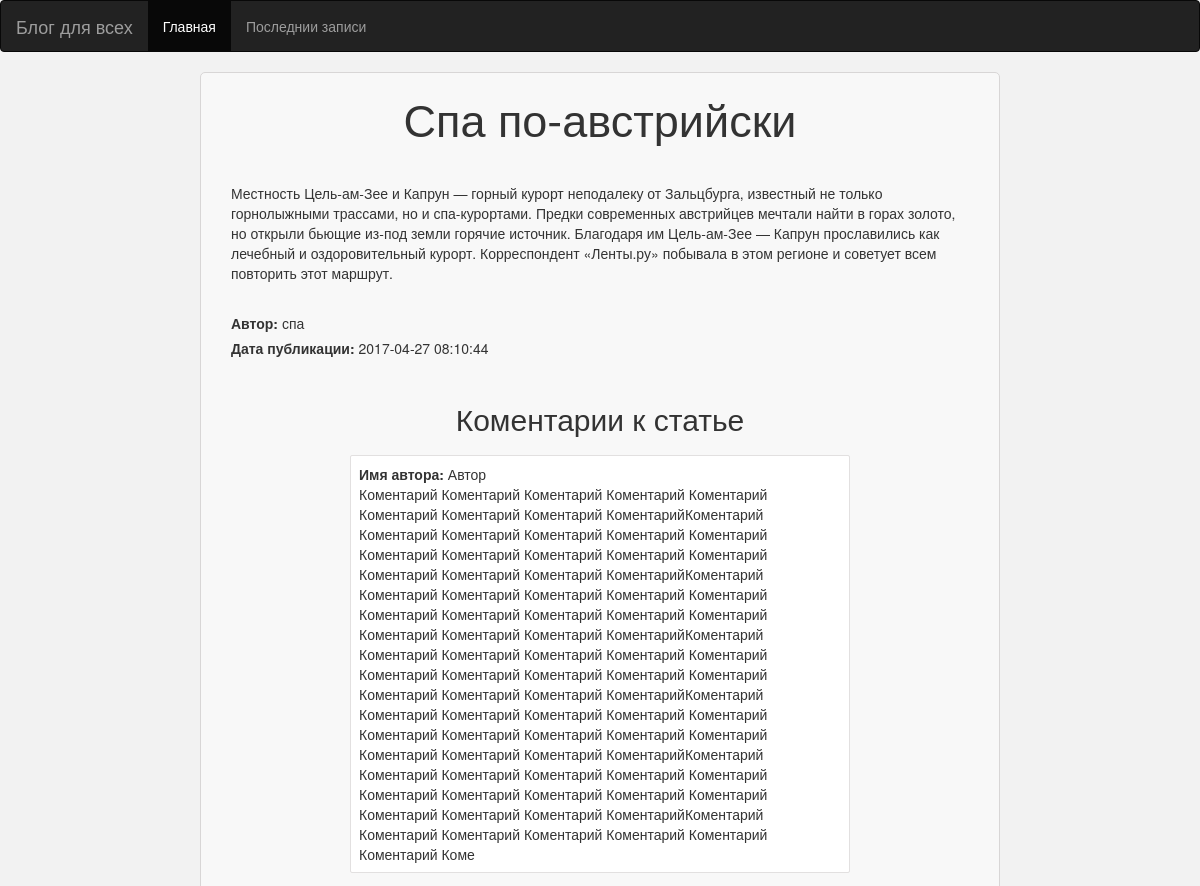
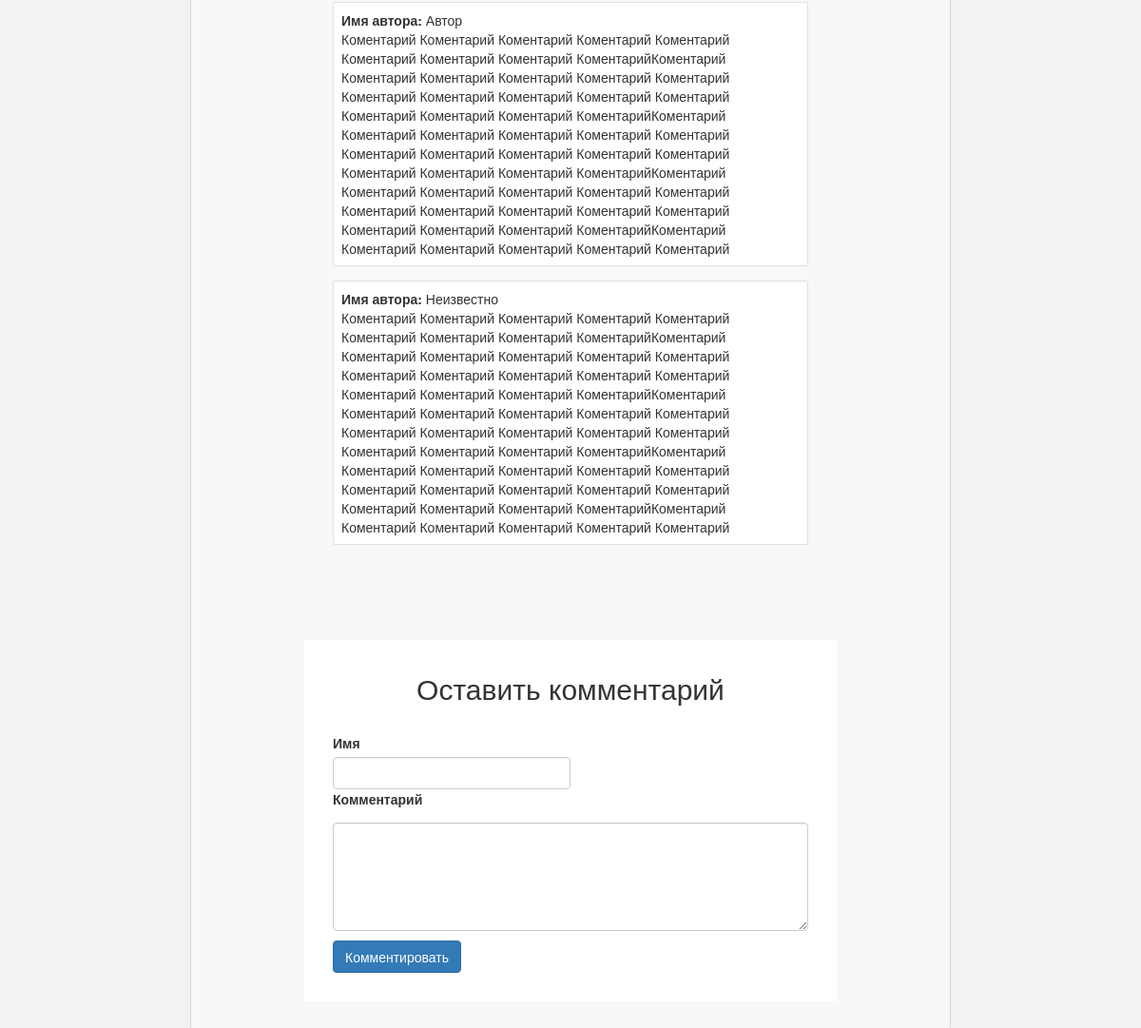
Page /articlone/getarticl?id=26 on the committed database (2 pictures, top to bottom).
### tables this page shows
CREATE TABLE `articles` (
  `id_articl` int(10) UNSIGNED NOT NULL,
  `name` varchar(100) NOT NULL,
  `text_articl` mediumtext NOT NULL,
  `data` varchar(100) NOT NULL,
  `name_user` varchar(100) NOT NULL,
  `count_comment` int(10) UNSIGNED NOT NULL
);

CREATE TABLE `comments` (
  `id_comment` int(10) UNSIGNED NOT NULL,
  `articl_id` int(10) UNSIGNED NOT NULL,
  `comment` varchar(1000) NOT NULL,
  `name_user` varchar(100) NOT NULL
);

### web/application/core/view.php (called while the page is built)
<?php
class View
{
	function generate($content_view,
					  $template_view,
					  $db = NULL)
	{
		include '/web/application/views/'.$template_view;
	}
}

### web/application/controllers/controller_articlone.php (called while the page is built, shortened)
<?php
class Controller_articlone extends Controller
{
	function __construct($db)
	{
		$this->model = new Model_articlone($db);
		$this->view = new View();
	}
	function action_getarticl($db)
	{	$id = Lib::clearRequest($_GET['id']);
		$articls = $this->model->getOnearticl($id);
		$comments = $this->model->getComments($id);
		foreach ($comments as $key => $value) {
			$articls['comments'][$value['id_comment']] = $value;
		}
		$this->view->generate('onearticl_view.php', 'template_view.php',$articls);
	}
}

### web/application/bootstrap.php (called while the page is built, shortened)
<?php
	require_once "core/db.php";
require_once 'core/view.php';
Route::start($db,$goods);

### index.php (called while the page is built, shortened)
<?php
require_once 'web/application/bootstrap.php';

### web/application/core/db.php (called while the page is built, shortened)
<?
class Db
{
	protected $dbc;
	function __construct()
	{
		$this->dbc = new mysqli(HOST, login, password, db);
	}
	public function makeQuery($query,$id = null){
		$this->result = $this->dbc->query($query);
		return (is_bool($this->result)) ? $this->result : Lib::mysqli_fetch_all_my($this->result,$id);
	}
}?>

### web/application/models/model_articlone.php (called while the page is built, shortened)
<?
class Model_articlone extends Model
	{
		function getOnearticl($id){
			$query = "SELECT * FROM `articles` WHERE id_articl = '$id'";
			return $this->db->makeQuery($query)[0];
		}
		function getComments($id){
			$query = "SELECT * FROM `comments` WHERE articl_id = '$id'";
			return $this->db->makeQuery($query);
		}
	}
?>

### web/application/views/onearticl_view.php (the view, shortened to what this page needs)
<div>
	<div>
		<div class="text_mein_g"><h1><?=$db['name']?></h1></div>
		<div class="block_text_art"><?=$db['text_articl']?></div>
		<div class="autor_art"><b>Автор:</b> <?=$db['name_user']?></div>
		<div class="autor_art"><b>Дата публикации:</b> <?=$db['data']?></div>
		<div>
		<div class="block_name_comm">Коментарии к статье</div>
			<?
			if (!empty($db['comments'])) {
				foreach ($db['comments'] as $key => $value) {?>
					<div class="block_coment">
						<div><b>Имя автора:</b>  <?=$value['name_user']?></div>
						<div><?=$value['comment']?></div>
					</div>
				<?}}?>
		</div>
		<div class="komm_block">
			<div class="komment">Оставить комментарий</div>
			<form action="/articlone/addcoment" method="POST">
				<label>Имя</label>
				<input type="text" name="nameuser" class="form-control width_clas_name" required>
				<label>Комментарий</label>
				<textarea name="komment" class="form-control width_class" rows='5' required></textarea>
				<input type="submit" name="auth" value="Комментировать" class="btn btn-primary">
			</form>
		</div>
	</div>
</div>

### web/css/style.css (style rules this page uses)
body { background-color: #f2f2f2; }
.text_mein_g h1 { text-align: center; font-size: 45px; }
.block_text_art { padding: 30px; }
.autor_art { margin-bottom: 5px; margin-left: 30px; }
.komment { margin-bottom: 25px; text-align: center; font-size: 30px; }
.width_class { width: 500px; margin-top: 10px; margin-bottom: 10px; }
.width_clas_name { width: 250px; }
.komm_block { margin-bottom: 30px; margin-top: 100px; width: 560px; margin-left: auto; margin-right: auto; background-color: white; padding: 30px; }
.block_coment { margin-top: 15px; border:1px solid #e2e0e0; width: 500px; margin-left: auto; margin-right: auto; border-radius: 2px; padding: 8px; background-color: white; }
.block_name_comm { margin-top: 40px; text-align: center; font-size: 30px; }

### rows in the picture
articles: name "Спа по-австрийски", text_articl "Местность Цель-ам-Зее и Капрун — горный курорт неподалеку от Зальцбурга, известный не только горнолыжными трассами, но и спа-курортами. Предки современных австрийцев мечтали найти в горах золото, но открыли бьющие из-под земли горячие источник. Благодаря им Цель-ам-Зее — Капрун прославились как лечебный и оздоровительный курорт. Корреспондент «Ленты.ру» побывала в этом регионе и советует всем повторить этот маршрут.", name_user "спа", data "2017-04-27 08:10:44"
comments: name_user "Автор", comment "Коментарий Коментарий Коментарий Коментарий Коментарий Коментарий Коментарий Коментарий КоментарийКоментарий Коментарий Коментарий Коментарий Коментарий Коментарий Коментарий Коментарий Коментарий Коментарий Коментарий Коментарий Коментарий Коментарий КоментарийКоментарий Коментарий Коментарий Коментарий Коментарий Коментарий Коментарий Коментарий Коментарий Коментарий Коментарий Коментарий Коментарий Коментарий КоментарийКоментарий Коментарий Коментарий Коментарий Коментарий Коментарий Коментарий Коментарий Коментарий Коментарий Коментарий Коментарий Коментарий Коментарий КоментарийКоментарий Коментарий Коментарий Коментарий Коментарий Коментарий Коментарий Коментарий Коментарий Коментарий…"
comments: name_user "Автор", comment "Коментарий Коментарий Коментарий Коментарий Коментарий Коментарий Коментарий Коментарий КоментарийКоментарий Коментарий Коментарий Коментарий Коментарий Коментарий Коментарий Коментарий Коментарий Коментарий Коментарий Коментарий Коментарий Коментарий КоментарийКоментарий Коментарий Коментарий Коментарий Коментарий Коментарий Коментарий Коментарий Коментарий Коментарий Коментарий Коментарий Коментарий Коментарий КоментарийКоментарий Коментарий Коментарий Коментарий Коментарий Коментарий Коментарий Коментарий Коментарий Коментарий Коментарий Коментарий Коментарий Коментарий КоментарийКоментарий Коментарий Коментарий Коментарий Коментарий Коментарий"
comments: name_user "Неизвестно", comment "Коментарий Коментарий Коментарий Коментарий Коментарий Коментарий Коментарий Коментарий КоментарийКоментарий Коментарий Коментарий Коментарий Коментарий Коментарий Коментарий Коментарий Коментарий Коментарий Коментарий Коментарий Коментарий Коментарий КоментарийКоментарий Коментарий Коментарий Коментарий Коментарий Коментарий Коментарий Коментарий Коментарий Коментарий Коментарий Коментарий Коментарий Коментарий КоментарийКоментарий Коментарий Коментарий Коментарий Коментарий Коментарий Коментарий Коментарий Коментарий Коментарий Коментарий Коментарий Коментарий Коментарий КоментарийКоментарий Коментарий Коментарий Коментарий Коментарий Коментарий"
